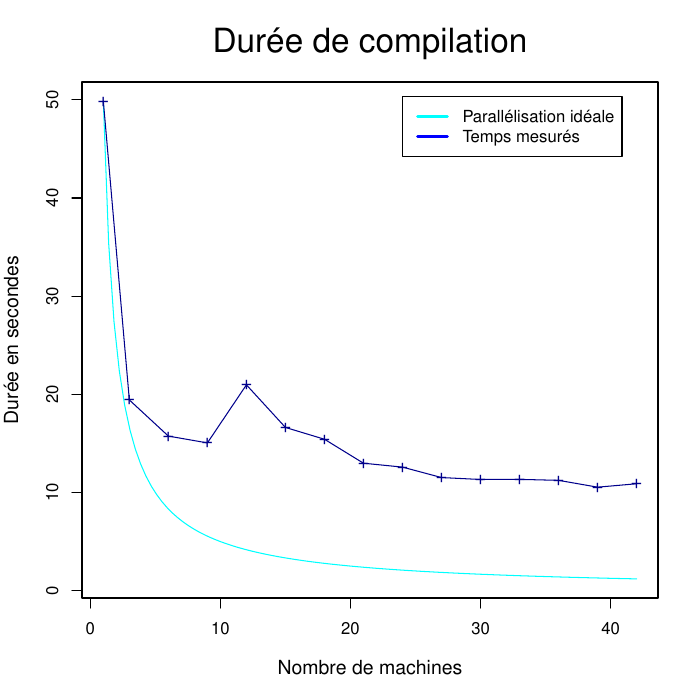

The script that saved this image:
pdf("sujet_makefiles_blender_2.59_Makefile_nth4.pdf")

nCPU = 42
STEP = 3

#x_axis <- seq.int( nCPU, STEP, -STEP )
#x_axis <- seq.int( STEP, nCPU, STEP )
x_axis=c()
for (i in seq(from=nCPU, to=1, by=-STEP)) {
  x_axis = c( x_axis, i )
}

if ( ! (1 %in% x_axis) ) {
  x_axis = c( x_axis, 1 )
}

x_axis = rev(x_axis)

data <- c( 49873,  19420,  15739,  15044,  20961,  16620,  15417,  12974,  12577,  11514,  11317,  11328,  11229,  10532,  10882 )

# -1 )
#data <- head( data, -1)

data = data / 1000

#sCPU = tail(data, n=1)

xLim = 4 * nCPU / 7
sCPU = head(data, n=1)
yLim = sCPU + sCPU / 100

x_ideal <- c( 1, nCPU )
y_ideal <- data / x_axis
y_lims <- c( min(data), yLim )

ideal <- function( n ) {
  return (sCPU/n)
}

plot( ideal, 1, nCPU, ann=FALSE, col="cyan" )
lines( x_axis, data, pch="+", cex=1.2, type="o", col="dark blue", ann=FALSE, ylim=y_lims )

title( main="Durée de compilation", font.main=1, cex.main=2 )
title( xlab="Nombre de machines", cex.lab=1.2 )
title( ylab="Durée en secondes", cex.lab=1.2 )


# places a legend at the appropriate place
legend( xLim, yLim,

 # puts text in the legend
c("Parallélisation idéale", "Temps mesurés"),

# gives the legend appropriate symbols (lines)
lty=c(1,1),

 # gives the legend lines the correct color and width
lwd=c(2.5,2.5),col=c("cyan", "blue"),bg="white")


dev.off()
